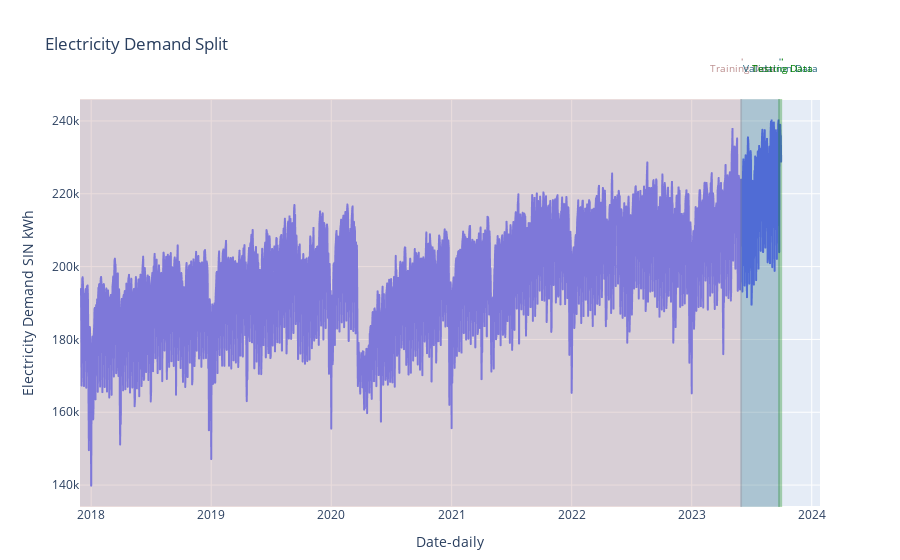

Write notebook code for a chart like this one.
### Code cell
import plotly.express as px

# Crear un gráfico de serie temporal con Plotly
fig = px.line(datos, x=datos.index, y='Demanda_SIN',
              title='Electricity Demand Split',
              labels={'Demanda_SIN': 'Electricity Demand SIN kWh'},
              color_discrete_map={datos.index.year[0]: '#bc8f8f'})

# Añadir etiquetas de las particiones de datos (entrenamiento, validación, test)
fig.add_shape(type="rect", x0=datos_train.index[0], x1=datos_train.index[-1],
              y0=0, y1=1, line=dict(color='#bc8f8f', width=2),
              xref='x', yref='paper', fillcolor='#bc8f8f', opacity=0.3,
              name='Training')

fig.add_shape(type="rect", x0=datos_val.index[0], x1=datos_val.index[-1],
              y0=0, y1=1, line=dict(color='#276981', width=2),
              xref='x', yref='paper', fillcolor='#276981', opacity=0.3,
              name='Validation')

fig.add_shape(type="rect", x0=datos_test.index[0], x1=datos_test.index[-1],
              y0=0, y1=1, line=dict(color="green", width=2),
              xref='x', yref='paper', fillcolor="green", opacity=0.3,
              name='Testing')

# Añadir líneas indicadoras de colores y labels fuera del gráfico
fig.update_layout(
    shapes=[
        dict(
            type="rect",
            x0=datos_train.index[0],
            x1=datos_train.index[-1],
            y0=0,
            y1=1,
            line=dict(color='#bc8f8f', width=2),
            xref='x',
            yref='paper',
            fillcolor='#bc8f8f',
            opacity=0.3,
            name='Training'
        ),
        dict(
            type="rect",
            x0=datos_val.index[0],
            x1=datos_val.index[-1],
            y0=0,
            y1=1,
            line=dict(color='#276981', width=2),
            xref='x',
            yref='paper',
            fillcolor='#276981',
            opacity=0.3,
            name='Validation'
        ),
        dict(
            type="rect",
            x0=datos_test.index[0],
            x1=datos_test.index[-1],
            y0=0,
            y1=1,
            line=dict(color="green", width=2),
            xref='x',
            yref='paper',
            fillcolor="green",
            opacity=0.3,
            name='Testing'
        ),
        dict(
            type="line",
            x0=datos_train.index[-1] + pd.DateOffset(days=2),
            x1=datos_train.index[-1] + pd.DateOffset(days=5),
            y0=1.1,
            y1=1.1,
            xref='x',
            yref='paper',
            line=dict(color='#bc8f8f', width=2, dash='solid')
        ),
        dict(
            type="line",
            x0=datos_val.index[-1] + pd.DateOffset(days=2),
            x1=datos_val.index[-1] + pd.DateOffset(days=5),
            y0=1.1,
            y1=1.1,
            xref='x',
            yref='paper',
            line=dict(color='#276981', width=2, dash='solid')
        ),
        dict(
            type="line",
            x0=datos_test.index[-1] + pd.DateOffset(days=2),
            x1=datos_test.index[-1] + pd.DateOffset(days=5),
            y0=1.1,
            y1=1.1,
            xref='x',
            yref='paper',
            line=dict(color="green", width=2, dash='solid')
        )
    ],
    annotations=[
        dict(
            x=datos_train.index[-1] + pd.DateOffset(days=5),
            y=1.1,
            xref="x",
            yref="paper",
            text="Training Data",
            showarrow=False,
            font=dict(size=10, color='#bc8f8f'),
            xanchor="center"
        ),
        dict(
            x=datos_val.index[-1] + pd.DateOffset(days=5),
            y=1.1,
            xref="x",
            yref="paper",
            text="Validation Data",
            showarrow=False,
            font=dict(size=10, color='#276981'),
            xanchor="center"
        ),
        dict(
            x=datos_test.index[-1] + pd.DateOffset(days=5),
            y=1.1,
            xref="x",
            yref="paper",
            text="Testing Data",
            showarrow=False,
            font=dict(size=10, color="green"),
            xanchor="center"
        )
    ]
)

# Ajustar el margen inferior para dejar espacio para
fig.update_layout(margin=dict(b=50))

# Cambiar el nombre del eje x a "Date"
fig.update_xaxes(title_text='Date-daily')

# Mostrar el gráfico
fig.show()

### Figure 1 — Plotly figure (JSON) as saved in the notebook; plotly's stock layout.template omitted (floating-point values rounded to 4 significant figures; data arrays with more than 128 entries replaced by an {"elided": "..."} marker saying what was removed)
{"data": [{"hovertemplate": "FECHA=%{x}<br>Electricity Demand SIN kWh=%{y}<extra></extra>", "legendgroup": "", "line": {"color": "#636efa", "dash": "solid"}, "marker": {"symbol": "circle"}, "mode": "lines", "name": "", "showlegend": false, "type": "scattergl", "x": {"elided": "2130 str values"}, "xaxis": "x", "y": {"elided": "2130 float values"}, "yaxis": "y"}], "layout": {"annotations": [{"font": {"color": "#bc8f8f", "size": 10}, "showarrow": false, "text": "Training Data", "x": "2023-06-05T00:00:00", "xanchor": "center", "xref": "x", "y": 1.1, "yref": "paper"}, {"font": {"color": "#276981", "size": 10}, "showarrow": false, "text": "Validation Data", "x": "2023-09-28T00:00:00", "xanchor": "center", "xref": "x", "y": 1.1, "yref": "paper"}, {"font": {"color": "green", "size": 10}, "showarrow": false, "text": "Testing Data", "x": "2023-10-05T00:00:00", "xanchor": "center", "xref": "x", "y": 1.1, "yref": "paper"}], "legend": {"tracegroupgap": 0}, "margin": {"b": 50}, "shapes": [{"fillcolor": "#bc8f8f", "line": {"color": "#bc8f8f", "width": 2}, "name": "Training", "opacity": 0.3, "type": "rect", "x0": "2017-12-01T00:00:00", "x1": "2023-05-31T00:00:00", "xref": "x", "y0": 0, "y1": 1, "yref": "paper"}, {"fillcolor": "#276981", "line": {"color": "#276981", "width": 2}, "name": "Validation", "opacity": 0.3, "type": "rect", "x0": "2023-06-01T00:00:00", "x1": "2023-09-23T00:00:00", "xref": "x", "y0": 0, "y1": 1, "yref": "paper"}, {"fillcolor": "green", "line": {"color": "green", "width": 2}, "name": "Testing", "opacity": 0.3, "type": "rect", "x0": "2023-09-24T00:00:00", "x1": "2023-09-30T00:00:00", "xref": "x", "y0": 0, "y1": 1, "yref": "paper"}, {"line": {"color": "#bc8f8f", "dash": "solid", "width": 2}, "type": "line", "x0": "2023-06-02T00:00:00", "x1": "2023-06-05T00:00:00", "xref": "x", "y0": 1.1, "y1": 1.1, "yref": "paper"}, {"line": {"color": "#276981", "dash": "solid", "width": 2}, "type": "line", "x0": "2023-09-25T00:00:00", "x1": "2023-09-28T00:00:00", "xref": "x", "y0": 1.1, "y1": 1.1, "yref": "paper"}, {"line": {"color": "green", "dash": "solid", "width": 2}, "type": "line", "x0": "2023-10-02T00:00:00", "x1": "2023-10-05T00:00:00", "xref": "x", "y0": 1.1, "y1": 1.1, "yref": "paper"}], "title": {"text": "Electricity Demand Split"}, "xaxis": {"anchor": "y", "domain": [0, 1], "title": {"text": "Date-daily"}}, "yaxis": {"anchor": "x", "domain": [0, 1], "title": {"text": "Electricity Demand SIN kWh"}}}}
